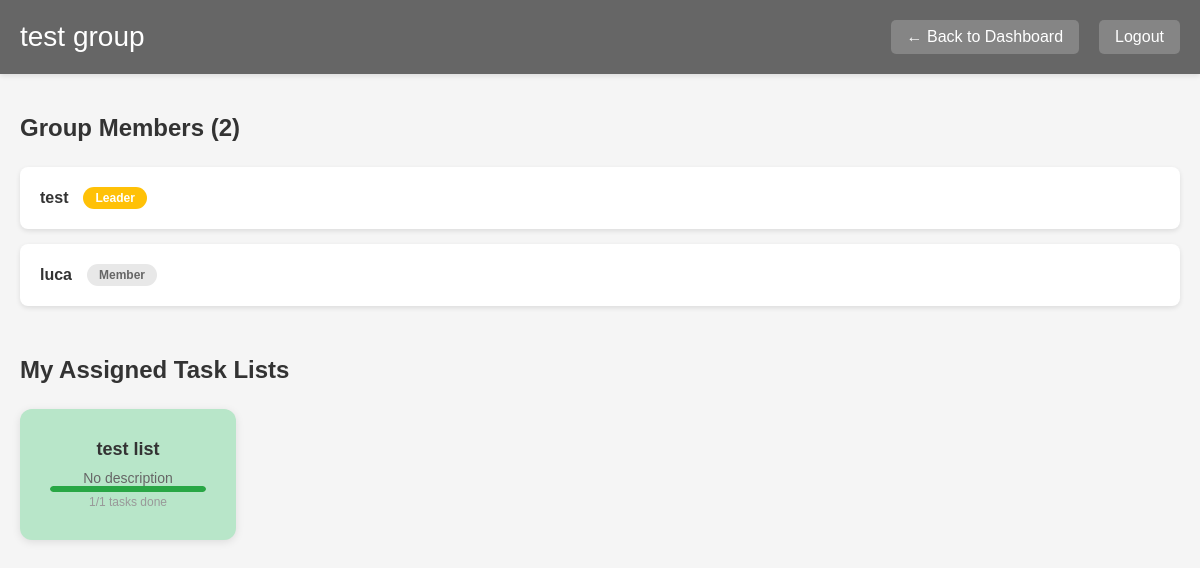
Screenshot of /group/1 (signed in) with the database file from the repository.
### models.py (models this page shows, shortened)
class Group(db.Model):
    __tablename__ = 'group'
    group_id = db.Column(db.Integer, primary_key=True)
    group_name = db.Column(db.String(100), nullable=False)
    description = db.Column(db.Text)
    leader_id = db.Column(db.Integer, db.ForeignKey('user.user_id'), nullable=False)
    created_at = db.Column(db.DateTime, default=datetime.utcnow)
    members = db.relationship('GroupMember', backref='group', lazy=True, cascade='all, delete-orphan')
    shared_task_lists = db.relationship('SharedTaskList', backref='group', lazy=True, cascade='all, delete-orphan')

class User(UserMixin, db.Model):
    __tablename__ = 'user'
    user_id = db.Column(db.Integer, primary_key=True)
    username = db.Column(db.String(80), unique=True, nullable=False)
    password_hash = db.Column(db.String(200), nullable=False)
    user_role = db.Column(db.String(20), default='user')
    collections = db.relationship('Collection', backref='owner', lazy=True, cascade='all, delete-orphan')
    owned_groups = db.relationship('Group', backref='leader', lazy=True, foreign_keys='Group.leader_id')
    group_memberships = db.relationship('GroupMember', backref='user', lazy=True, cascade='all, delete-orphan')

class TaskList(db.Model):
    __tablename__ = 'task_list'
    task_list_id = db.Column(db.Integer, primary_key=True)
    collection_id = db.Column(db.Integer, db.ForeignKey('collection.collection_id'), nullable=False)
    list_name = db.Column(db.String(100), nullable=False)
    description = db.Column(db.Text)
    created_at = db.Column(db.DateTime, default=datetime.utcnow)
    updated_at = db.Column(db.DateTime, default=datetime.utcnow, onupdate=datetime.utcnow)
    tasks = db.relationship('Task', backref='task_list', lazy=True, cascade='all, delete-orphan')
    shared_with_groups = db.relationship('SharedTaskList', backref='task_list', lazy=True, cascade='all, delete-orphan')
    assignments = db.relationship('TaskListAssignment', backref='task_list', lazy=True, cascade='all, delete-orphan')

### app.py (the view)
@app.route('/group/<int:group_id>')
@login_required
def view_group(group_id):
    group = Group.query.get_or_404(group_id)
    is_member = GroupMember.query.filter_by(group_id=group_id, user_id=current_user.user_id).first()
    if not is_member:
        flash('You are not a member of this group.', 'error')
        return redirect(url_for('dashboard'))
    members = db.session.query(User, GroupMember).join(
        GroupMember, User.user_id == GroupMember.user_id
    ).filter(GroupMember.group_id == group_id).all()
    is_leader = (group.leader_id == current_user.user_id)
    member_ids = [m.user_id for _, m in members]
    available_users = User.query.filter(User.user_id.notin_(member_ids)).all()
    shared_task_lists = SharedTaskList.query.filter_by(group_id=group_id).all()
    shared_lists = []
    for share in shared_task_lists:
        task_list = TaskList.query.get(share.task_list_id)
        collection = Collection.query.get(task_list.collection_id)
        shared_by_user = User.query.get(share.shared_by_user_id)
        shared_lists.append((task_list, share, collection, shared_by_user))
    member_progress = []
    for user, membership in members:
        assignments = TaskListAssignment.query.filter_by(membership_id=membership.membership_id).all()
        if not assignments:
            continue
        assigned_lists = []
        total_tasks = 0
        completed_tasks = 0
        for assignment in assignments:
            task_list = TaskList.query.get(assignment.task_list_id)
            all_tasks = Task.query.filter_by(task_list_id=task_list.task_list_id).all()
            done = Task.query.filter_by(task_list_id=task_list.task_list_id, status='completed').count()
            total = len(all_tasks)
            total_tasks += total
            completed_tasks += done
            assigned_lists.append({
                'task_list': task_list,
                'total': total,
                'completed': done,
                'percent': int((done / total * 100) if total > 0 else 0)
            })
        overall_percent = int((completed_tasks / total_tasks * 100) if total_tasks > 0 else 0)
        member_progress.append({
            'user': user,
            'membership': membership,
            'assigned_lists': assigned_lists,
            'total_tasks': total_tasks,
            'completed_tasks': completed_tasks,
            'overall_percent': overall_percent
        })
    assignable_lists = []
    for task_list, share, collection, shared_by_user in shared_lists:
        assignable_lists.append(task_list)
    return render_template('group.html',
                         group=group,
                         members=members,
                         is_leader=is_leader,
                         available_users=available_users,
                         shared_lists=shared_lists,
                         member_progress=member_progress,
                         assignable_lists=assignable_lists)

### app.py (called while the page is built)
@login_manager.user_loader
def load_user(user_id):
    return User.query.get(int(user_id))

### templates/group.html (shortened to what this page needs)
<!DOCTYPE html>
<html lang="en">
<head>
    <link rel="stylesheet" href="{{ url_for('static', filename='css/dashboard.css') }}">
</head>
<body>
    <header>
        <div class="header-content">
            <h1>{{ group.group_name }}</h1>
            <div class="user-menu">
                <a href="{{ url_for('dashboard') }}" class="logout-btn">← Back to Dashboard</a>
                <a href="{{ url_for('logout') }}" class="logout-btn">Logout</a>
            </div>
        </div>
    </header>
    <main class="container">
        <section class="section">
            <div class="section-header">
                <h2>Group Members ({{ members|length }})</h2>
            </div>
            <div class="members-list">
                {% for user, membership in members %}
                    <div class="member-card">
                        <div class="member-info">
                            <h4>{{ user.username }}</h4>
                            {% if membership.role == 'leader' %}
                                <span class="role-badge leader-badge">Leader</span>
                            {% else %}
                                <span class="role-badge">Member</span>
                            {% endif %}
                        </div>
                    </div>
                {% endfor %}
            </div>
        </section>
        <section class="section">
            <div class="section-header">
                <h2>{% if is_leader %}Shared Task Lists{% else %}My Assigned Task Lists{% endif %}</h2>
            </div>
            {% if is_leader %}
                {% if shared_lists %}
                    <div class="card-grid">
                        {% for task_list, share, collection, shared_by_user in shared_lists %}
                            <div class="card card-green" onclick="window.location.href='{{ url_for('view_task_list', task_list_id=task_list.task_list_id) }}'">
                                <h3>{{ task_list.list_name }}</h3>
                                <p>{{ task_list.description or 'No description' }}</p>
                                <p class="task-count">{{ task_list.tasks|length }} tasks</p>
                                <div class="shared-info">
                                    <span style="font-size: 12px; color: #666;">Shared by {{ shared_by_user.username }}</span>
                                </div>
                            </div>
                        {% endfor %}
                    </div>
                {% else %}
                    <p class="no-items">No task lists shared with this group yet.</p>
                {% endif %}
            {% else %}
                {% set my_assignments = [] %}
                {% if my_assignments %}
                    <div class="card-grid">
                        {% for item in my_assignments %}
                            <div class="card card-green" onclick="window.location.href='{{ url_for('view_task_list', task_list_id=item.task_list.task_list_id) }}'">
                                <h3>{{ item.task_list.list_name }}</h3>
                                <p>{{ item.task_list.description or 'No description' }}</p>
                                <div class="assignment-progress">
                                    <div class="mini-progress-bar-container">
                                        <div class="mini-progress-bar {% if item.percent == 100 %}complete{% endif %}" style="width: {{ item.percent }}%"></div>
                                    </div>
                                    <span class="list-progress-text">{{ item.completed }}/{{ item.total }} tasks done</span>
                                </div>
                            </div>
                        {% endfor %}
                    </div>
                {% else %}
                    <p class="no-items">You have no task lists assigned to you yet.</p>
                {% endif %}
            {% endif %}
        </section>
    </main>
</body>
</html>

### static/css/dashboard.css (style rules this page uses)
* { margin: 0; padding: 0; box-sizing: border-box; }
body { font-family: Arial, sans-serif; background-color: #f5f5f5; min-height: 100vh; }
header { background-color: #666; color: white; padding: 20px 0; box-shadow: 0 2px 5px rgba(0,0,0,0.1); }
.header-content { max-width: 1200px; margin: 0 auto; padding: 0 20px; display: flex; justify-content: space-between; align-items: center; }
header h1 { font-size: 28px; font-weight: normal; }
.user-menu { display: flex; align-items: center; gap: 20px; }
.logout-btn { background-color: rgba(255,255,255,0.2); color: white; padding: 8px 16px; border-radius: 5px; text-decoration: none; transition: background-color 0.3s; }
.container { max-width: 1200px; margin: 0 auto; padding: 40px 20px; }
.section { margin-bottom: 50px; }
.section-header { display: flex; justify-content: space-between; align-items: center; margin-bottom: 25px; }
.section h2 { font-size: 24px; color: #333; }
.card-grid { display: grid; grid-template-columns: repeat(auto-fill, minmax(200px, 1fr)); gap: 20px; }
.card { padding: 30px; border-radius: 12px; box-shadow: 0 2px 8px rgba(0,0,0,0.1); cursor: pointer; transition: transform 0.2s, box-shadow 0.2s; text-align: center; }
.card h3 { font-size: 18px; margin-bottom: 10px; color: #333; }
.card p { color: #666; font-size: 14px; }
.card-green { background-color: #b8e6c9; }
.members-list { display: flex; flex-direction: column; gap: 15px; }
.member-card { background-color: white; padding: 20px; border-radius: 8px; box-shadow: 0 2px 5px rgba(0,0,0,0.1); display: flex; justify-content: space-between; align-items: center; }
.member-info { display: flex; align-items: center; gap: 15px; }
.member-info h4 { font-size: 16px; color: #333; }
.role-badge { display: inline-block; padding: 4px 12px; border-radius: 12px; font-size: 12px; font-weight: bold; background-color: #e8e8e8; color: #666; }
.leader-badge { background-color: #ffc107; color: #fff; }
.list-progress-text { font-size: 12px; color: #999; }
.mini-progress-bar-container { background-color: #e8e8e8; border-radius: 4px; height: 6px; overflow: hidden; }
.mini-progress-bar { height: 100%; background-color: #007bff; border-radius: 4px; transition: width 0.5s ease; }
.mini-progress-bar.complete { background-color: #28a745; }

### rows the page displays
Group: group_name "test group"
User: username "test", shows "Leader"
User: username "luca", shows "Member"
TaskList: task_list.list_name "test list", task_list "No description"

### other values shown
{{ members|length }} "2"
{{ item.completed }} "1"
{{ item.total }} "1"
